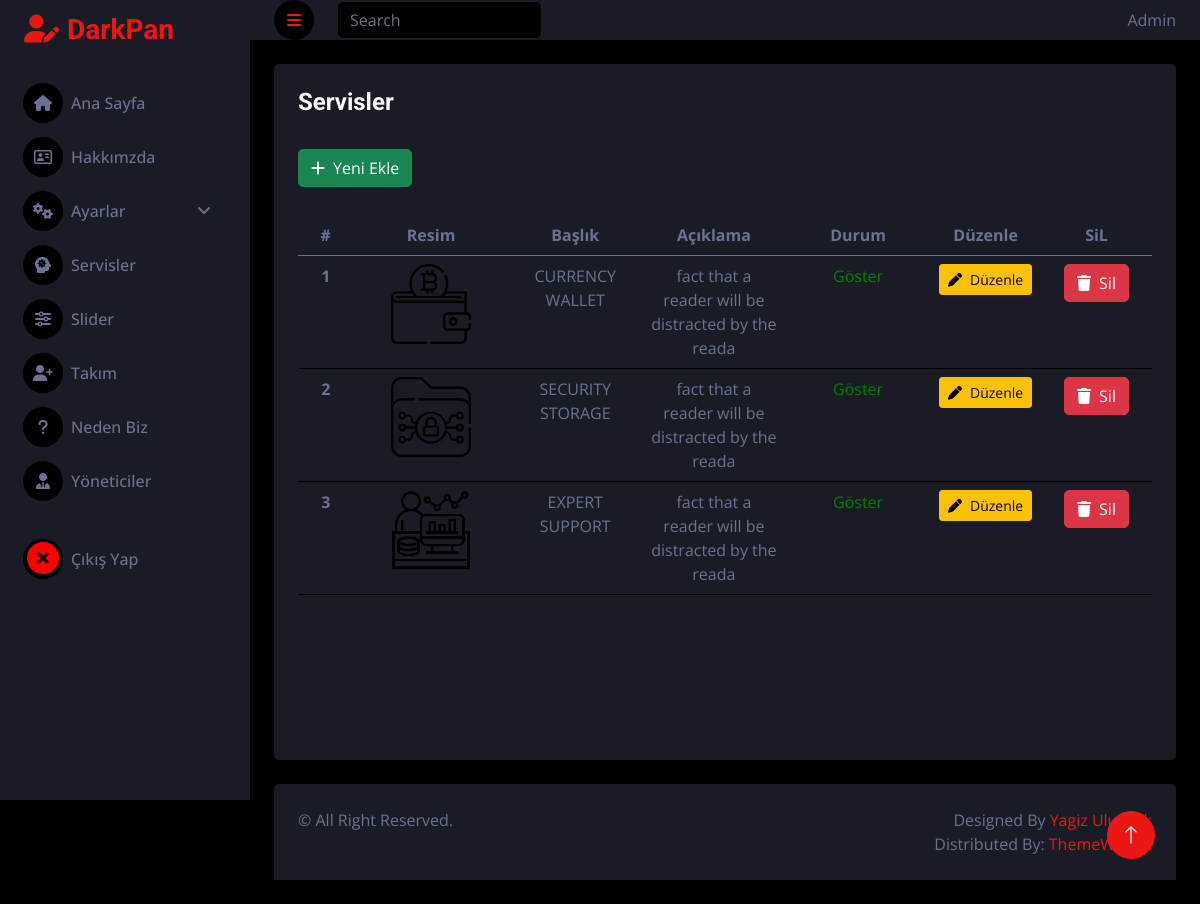
Screenshot of /admin/pages/servis.php (signed in) with the database file from the repository.
### tables this page shows
CREATE TABLE `servis` (
  `servis_id` int(11) NOT NULL,
  `servis_ad` varchar(100) NOT NULL,
  `servis_aciklama` text NOT NULL,
  `servis_durum` tinyint(1) NOT NULL,
  `servis_resim` varchar(255) NOT NULL
);

### admin/controller/servis.controller.php (called while the page is built, shortened)
<?php
    $Veri = new Veri();
    $VeriGetir = $Veri->veriGetir("servis");
?>

### admin/classes/functions.class.php (called while the page is built, shortened)
<?php
class Veri extends Db
{
    private $tablolar = ['slider','servis','hakkimizda', 'nedenbiz', 'takim', 'ayar', 'yonetici', 'modul'];
    public function veriGetir($tablo_Ad)
    {
        if(in_array($tablo_Ad, $this->tablolar)){
            $this->tablo_ad = $tablo_Ad;
            $query = "SELECT * FROM ".$this->tablo_ad;
            $stmt = $this->connect()->prepare($query);
            $stmt->execute();
            return $stmt->fetchAll();
        }
        else{
            echo "Girdiğiniz Tablo Adı Mevcut değildur.";
        }
    }
}
?>

### admin/classes/db.class.php (called while the page is built)
<?php
class Db
{
    private $host = "localhost";
    private $username = "root";
    private $password = "";
    private $dbname = "kurumsal-tanitim";
    protected function connect()
    {
        try
        {
            $dsn = "mysql:host=".$this->host.";dbname=".$this->dbname;
            $pdo = new PDO($dsn,$this->username,$this->password);
            $pdo->setAttribute(PDO::ATTR_ERRMODE, PDO::ERRMODE_EXCEPTION);
            $pdo->setAttribute(PDO::ATTR_DEFAULT_FETCH_MODE, PDO::FETCH_OBJ);
            return $pdo;
        }
        catch(PDOException $e)
        {
            echo "Bağlantı Hatası: ".$e->getMessage();
        }
    }
}
?>

### admin/pages/servis.php (the view, shortened to what this page needs)
<?php
require_once('../classes/db.class.php');
include "../classes/functions.class.php";
include "../inc/_header.php";
include "../controller/servis.controller.php";
?>
<?php
if(!isset($_SESSION["yonetici_username"]))
{
    header("location:login.php");
}
else
{
   ?>
    <body>
        <div class="container-fluid position-relative d-flex p-0">
            <?php include "../inc/_sidebar.php";?>
            <div class="content">
                <?php include "../inc/_navbar.php";?>
                <div class="container-fluid pt-4 px-4">
                    <div class="row g-4" style="min-height: 90vh;">
                        <div class="col-sm-12 col-xl-12">
                            <div class="bg-secondary rounded h-100 p-4">
                                <h4 style="margin-bottom: 32px;">Servisler</h4>
                                <a href="servis-ekle.php?islem=ServisEkle" class="btn btn-success mb-2"><i class="fa fa-plus me-2"></i>Yeni Ekle</a>
                                <div class="table-responsive">
                                    <table class="table text-center" style="margin-top: 20px;">
                                        <?php
                                        if($VeriGetir)
                                        {
                                        ?>
                                                <thead>
                                                    <tr>
                                                        <th scope="col" style="width:50px;">#</th>
                                                        <th scope="col" style="width:140px;">Resim</th>
                                                        <th scope="col" style="width:120px;">Başlık</th>
                                                        <th scope="col" style="width:130px;">Açıklama</th>
                                                        <th scope="col" style="width:130px;">Durum</th>
                                                        <th scope="col" style="width:100px;">Düzenle</th>
                                                        <th scope="col" style="width:100px;">SiL</th>
                                                    </tr>
                                                </thead>
                                                <tbody>
                                                    <?php
                                                    foreach($VeriGetir as $veri)
                                                    {
                                                        ?>
                                                            <tr>
                                                                <th scope="row"><?php echo $veri->servis_id?></th>
                                                                <td><img class="img-fluid" src="../../images/servis/<?php echo $veri->servis_resim?>" style ="height:80px;"></td>
                                                                <td><?php echo $veri->servis_ad?></td>
                                                                <td><?php echo substr($veri->servis_aciklama, 0,50)?></td>
                                                                <td><?php
                                                                if($veri->servis_durum == 1)
                                                                {
                                                                    echo "<p style = 'color:green;'>Göster</p>";
                                                                }
                                                                else
                                                                {
                                                                    echo "<p style = 'color:red;'>Gizli</p>";
                                                                }
                                                                    ?></td>
                                                                <td><a href="./servis-duzenle.php?servis_id=<?php echo $veri->servis_id?>&islem=ServisGuncelle" class="btn btn-warning btn-sm"><i class="fa fa-pen me-2"></i>Düzenle</a></td>
                                                                <td><a href="./servis.php?servis_id=<?php echo $veri->servis_id?>&islem=ServisSil" class="btn btn-danger mb-2"><i class="fa fa-trash me-2"></i>Sil</a></td>
                                                            </tr>
                                                        <?php
                                                    }
                                                    ?>
                                                </tbody>
                                        <?php
                                        }
                                        ?>
                                    </table>
                                </div>
                            </div>
                        </div>
                    </div>
                </div>
                <?php include "../inc/_footer.php";?>
            </div>
            <a href="#" class="btn btn-lg btn-primary btn-lg-square back-to-top">
            <i class="bi bi-arrow-up"></i>
            </a>
        </div>
    </body>
    </html>
   <?php
}
?>

### admin/css-js/style.css (style rules this page uses)
:root { --primary: #EB1616; --secondary: #191C24; --light: #6C7293; --dark: #000000; }
.back-to-top { position: fixed; display: none; right: 45px; bottom: 45px; z-index: 99; }
.btn { transition: .5s; }
.btn-lg-square { width: 48px; height: 48px; }
.btn-square, .btn-sm-square, .btn-lg-square { padding: 0; display: inline-flex; align-items: center; justify-content: center; font-weight: normal; border-radius: 50px; }
.content { margin-left: 250px; min-height: 100vh; background: var(--dark); transition: 0.5s; }
@media (min-width: 992px) { .content { width: calc(100% - 250px); } }

### rows the page displays
servis: servis_id "1", servis_resim (picture), servis_ad "CURRENCY WALLET", servis_aciklama "fact that a reader will be distracted by the reada", servis_durum "Göster"
servis: servis_id "2", servis_resim (picture), servis_ad "SECURITY STORAGE", servis_aciklama "fact that a reader will be distracted by the reada", servis_durum "Göster"
servis: servis_id "3", servis_resim (picture), servis_ad "EXPERT SUPPORT", servis_aciklama "fact that a reader will be distracted by the reada", servis_durum "Göster"

### other values shown
$_SESSION["yonetici_adsoyad"] "Admin"
